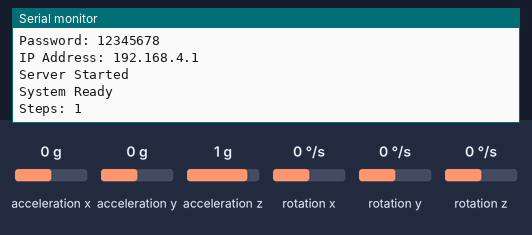
The sketch below on a simulated ESP32. Parts: the last lines printed to the serial monitor. The test bench sets the inputs (shaded band); at power-on: acceleration x 0 g, acceleration y 0 g, acceleration z 1 g, rotation x 0 °/s, rotation y 0 °/s, rotation z 0 °/s.

Above: at 2.7 s.
2.8 s: acceleration x set to -1.4 g
At 3.3 s:
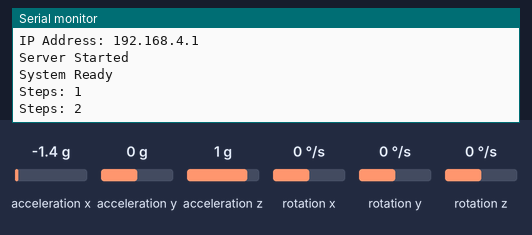
4.3 s: acceleration y set to -1.4 g
At 5.4 s:
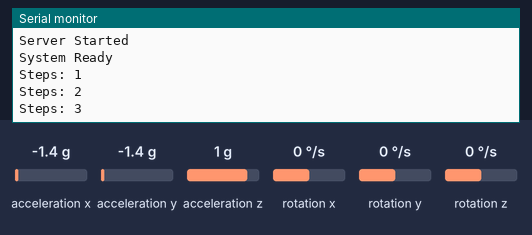
5.8 s: acceleration z set to -1.4 g
At 6.4 s:
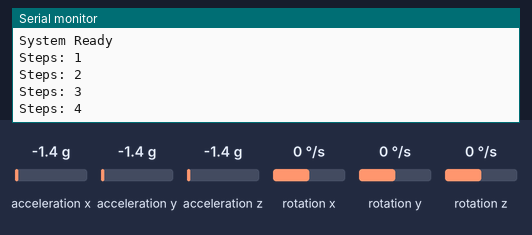
Timing chart, 0 to 8.8 s (numbered marks = the images above; inputs shaded):
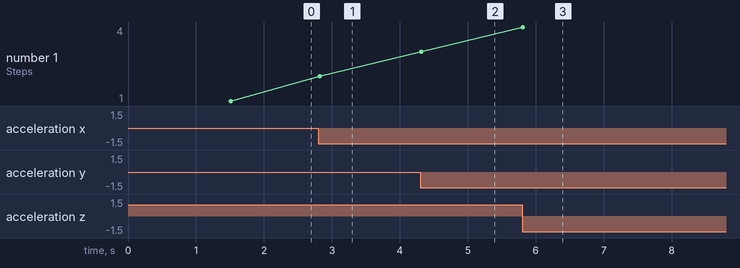

Measured:
- after the input at 2.8 s, the serial monitor: prints a new line at once (image 1)
- after the input at 4.3 s, the serial monitor: prints a new line at once (image 2)
- after the input at 5.8 s, the serial monitor: prints a new line at once (image 3)
- plotted number 1: 1 → 2 after the input at 2.8 s, 2 → 3 after the input at 4.3 s, 3 → 4 after the input at 5.8 s

The sketch:

code.ino
```cpp
#include <Wire.h>
#include <WiFi.h>
#include <WebServer.h>
#include <MPU6050.h>

#define SDA_PIN 19
#define SCL_PIN 18

// ==================================================
// WiFi Access Point
// ==================================================

const char* AP_SSID = "STEP_COUNTER_ESP32";
const char* AP_PASSWORD = "12345678";

IPAddress local_IP(192,168,4,1);
IPAddress gateway(192,168,4,1);
IPAddress subnet(255,255,255,0);

// ==================================================
// Objects
// ==================================================

MPU6050 mpu;
WebServer server(80);

// ==================================================
// Step Counter Variables
// ==================================================

long stepCount = 0;

float lastMagnitude = 0.0;

unsigned long lastStepTime = 0;

const float STEP_THRESHOLD = 2500.0;
const unsigned long STEP_DELAY = 300;

// ==================================================
// CORS
// ==================================================

void addCorsHeaders()
{
  server.sendHeader("Access-Control-Allow-Origin","*");
  server.sendHeader("Access-Control-Allow-Methods","GET");
  server.sendHeader("Access-Control-Allow-Headers","Content-Type");
}

// ==================================================
// API : Steps
// ==================================================

void handleSteps()
{
  addCorsHeaders();

  String json = "{";
  json += "\"steps\":";
  json += String(stepCount);
  json += "}";

  server.send(
    200,
    "application/json",
    json
  );
}

// ==================================================
// API : Reset
// ==================================================

void handleReset()
{
  addCorsHeaders();

  stepCount = 0;

  server.send(
    200,
    "text/plain",
    "OK"
  );
}

// ==================================================
// Home Page
// ==================================================

void handleRoot()
{
  addCorsHeaders();

  server.send(
    200,
    "text/plain",
    "ESP32 Step Counter Running"
  );
}

// ==================================================
// WiFi
// ==================================================

void startAccessPoint()
{
  Serial.println();
  Serial.println("Starting WiFi...");

  WiFi.mode(WIFI_AP);

  WiFi.softAPConfig(
    local_IP,
    gateway,
    subnet
  );

  bool ok =
    WiFi.softAP(
      AP_SSID,
      AP_PASSWORD
    );

  if(!ok)
  {
    Serial.println("WiFi Failed");
    return;
  }

  delay(500);

  Serial.println();
  Serial.println("WiFi Started");

  Serial.print("SSID: ");
  Serial.println(AP_SSID);

  Serial.print("Password: ");
  Serial.println(AP_PASSWORD);

  Serial.print("IP Address: ");
  Serial.println(WiFi.softAPIP());
}

// ==================================================
// Server
// ==================================================

void startServer()
{
  server.on("/", handleRoot);

  server.on(
    "/api/steps",
    HTTP_GET,
    handleSteps
  );

  server.on(
    "/api/reset",
    HTTP_GET,
    handleReset
  );

  server.begin();

  Serial.println("Server Started");
}

// ==================================================
// Setup
// ==================================================

void setup()
{
  Serial.begin(115200);

  delay(1000);

  Serial.println();
  Serial.println("========================");
  Serial.println("ESP32 STEP COUNTER");
  Serial.println("========================");

  Wire.begin(
    SDA_PIN,
    SCL_PIN
  );

  Serial.println("Initializing MPU6050");

  mpu.initialize();

  Serial.println("MPU6050 Initialized");

  startAccessPoint();

  startServer();

  Serial.println();
  Serial.println("System Ready");
}

// ==================================================
// Loop
// ==================================================

void loop()
{
  server.handleClient();

  int16_t ax, ay, az;
  int16_t gx, gy, gz;

  mpu.getMotion6(
    &ax,
    &ay,
    &az,
    &gx,
    &gy,
    &gz
  );

  float magnitude =
    sqrt(
      (float)ax * ax +
      (float)ay * ay +
      (float)az * az
    );

  float change =
    fabs(
      magnitude -
      lastMagnitude
    );

  if(change > STEP_THRESHOLD)
  {
    if(
      millis() -
      lastStepTime >
      STEP_DELAY
    )
    {
      stepCount++;

      lastStepTime =
        millis();

      Serial.print("Steps: ");
      Serial.println(stepCount);
    }
  }

  lastMagnitude =
    magnitude;

  delay(20);
}
```
